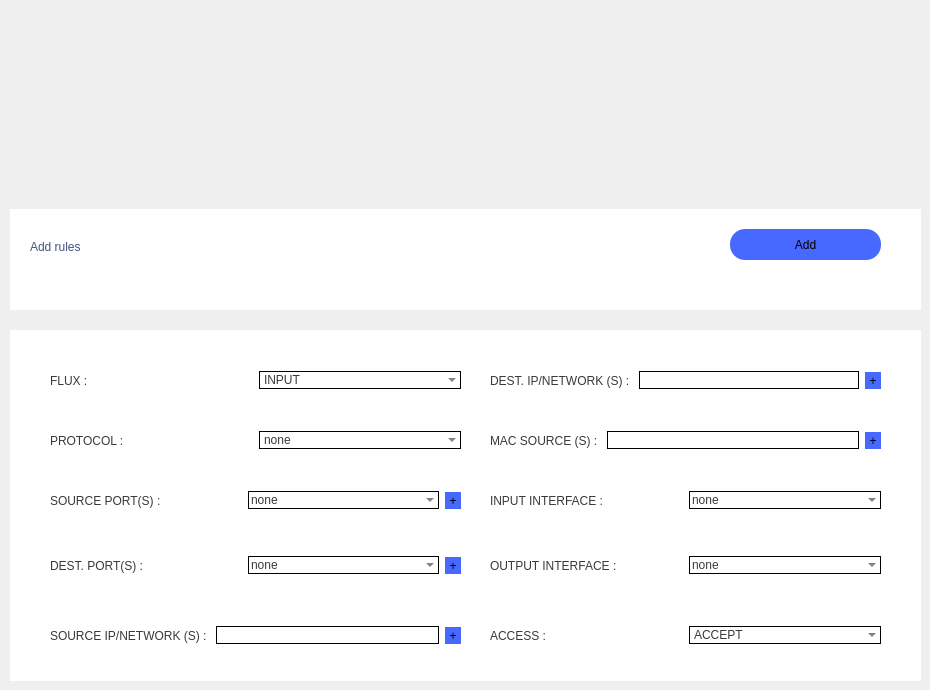
    <widget class="QWidget" name="New">
     <widget class="QWidget" name="Container" native="true">
      <property name="geometry">
       <rect>
        <x>10</x>
        <y>330</y>
        <width>911</width>
        <height>351</height>
       </rect>
      </property>
      <property name="styleSheet">
       <string notr="true">background-color:white;</string>
      </property>
      <widget class="QWidget" name="horizontalLayoutWidget_12">
       <property name="geometry">
        <rect>
         <x>480</x>
         <y>30</y>
         <width>391</width>
         <height>41</height>
        </rect>
       </property>
       <layout class="QHBoxLayout" name="horizontalLayout_14">
        <item>
         <widget class="QLabel" name="label_16">
          <property name="styleSheet">
           <string notr="true">font: 500 12pt &quot;Segoe UI&quot;;
color: rgb(57, 57, 57);
background:transparent;</string>
          </property>
          <property name="text">
           <string>DEST. IP/NETWORK (S) : </string>
          </property>
         </widget>
        </item>
        <item>
         <widget class="QLineEdit" name="dInp">
          <property name="styleSheet">
           <string notr="true">font: 500 12pt &quot;Segoe UI&quot;;
color: rgb(57, 57, 57);
background:transparent;
border:1px solid black;</string>
          </property>
         </widget>
        </item>
        <item>
         <widget class="QToolButton" name="dB">
          <property name="styleSheet">
           <string notr="true">border-radius:15px;
border:0px;
background-color: rgb(71, 105, 255);</string>
          </property>
          <property name="text">
           <string>+</string>
          </property>
         </widget>
        </item>
       </layout>
      </widget>
      <widget class="QWidget" name="horizontalLayoutWidget_13">
       <property name="geometry">
        <rect>
         <x>40</x>
         <y>150</y>
         <width>411</width>
         <height>41</height>
        </rect>
       </property>
       <layout class="QHBoxLayout" name="horizontalLayout_15">
        <item>
         <widget class="QLabel" name="label_22">
          <property name="styleSheet">
           <string notr="true">font: 500 12pt &quot;Segoe UI&quot;;
color: rgb(57, 57, 57);
background:transparent;</string>
          </property>
          <property name="text">
           <string>SOURCE PORT(S) :</string>
          </property>
         </widget>
        </item>
        <item>
         <widget class="QComboBox" name="sportInp">
          <property name="styleSheet">
           <string notr="true">font: 500 12pt &quot;Segoe UI&quot;;
color: rgb(57, 57, 57);
background:transparent;
border:1px solid black;</string>
          </property>
          <property name="editable">
           <bool>true</bool>
          </property>
          <property name="duplicatesEnabled">
           <bool>true</bool>
          </property>
          <item>
           <property name="text">
            <string>none</string>
           </property>
          </item>
         </widget>
        </item>
        <item>
         <widget class="QToolButton" name="sportB">
          <property name="styleSheet">
           <string notr="true">border-radius:15px;
border:0px;
background-color: rgb(71, 105, 255);</string>
          </property>
          <property name="text">
           <string>+</string>
          </property>
         </widget>
        </item>
       </layout>
      </widget>
      <widget class="QWidget" name="horizontalLayoutWidget_14">
       <property name="geometry">
        <rect>
         <x>40</x>
         <y>30</y>
         <width>411</width>
         <height>41</height>
        </rect>
       </property>
       <layout class="QHBoxLayout" name="horizontalLayout_16">
        <item>
         <widget class="QLabel" name="label_20">
          <property name="styleSheet">
           <string notr="true">font: 500 12pt &quot;Segoe UI&quot;;
color: rgb(57, 57, 57);
background:transparent;</string>
          </property>
          <property name="text">
           <string>FLUX :</string>
          </property>
         </widget>
        </item>
        <item>
         <widget class="QComboBox" name="addFlux">
          <property name="styleSheet">
           <string notr="true">font: 500 12pt &quot;Segoe UI&quot;;
color: rgb(57, 57, 57);
background:transparent;
border:1px solid black;</string>
          </property>
          <item>
           <property name="text">
            <string>INPUT</string>
           </property>
          </item>
          <item>
           <property name="text">
            <string>FORWARD</string>
           </property>
          </item>
          <item>
           <property name="text">
            <string>OUTPUT</string>
           </property>
          </item>
         </widget>
        </item>
       </layout>
      </widget>
      <widget class="QWidget" name="horizontalLayoutWidget_15">
       <property name="geometry">
        <rect>
         <x>480</x>
         <y>90</y>
         <width>391</width>
         <height>41</height>
        </rect>
       </property>
       <layout class="QHBoxLayout" name="horizontalLayout_17">
        <item>
         <widget class="QLabel" name="label_19">
          <property name="styleSheet">
           <string notr="true">font: 500 12pt &quot;Segoe UI&quot;;
color: rgb(57, 57, 57);
background:transparent;</string>
          </property>
          <property name="text">
           <string>MAC SOURCE (S) : </string>
          </property>
         </widget>
        </item>
        <item>
         <widget class="QLineEdit" name="macInp">
          <property name="styleSheet">
           <string notr="true">font: 500 12pt &quot;Segoe UI&quot;;
color: rgb(57, 57, 57);
background:transparent;
border:1px solid black;</string>
          </property>
         </widget>
        </item>
        <item>
         <widget class="QToolButton" name="macB">
          <property name="styleSheet">
           <string notr="true">border-radius:15px;
border:0px;
background-color: rgb(71, 105, 255);</string>
          </property>
          <property name="text">
           <string>+</string>
          </property>
         </widget>
        </item>
       </layout>
      </widget>
      <widget class="QWidget" name="horizontalLayoutWidget_16">
       <property name="geometry">
        <rect>
         <x>480</x>
         <y>280</y>
         <width>391</width>
         <height>51</height>
        </rect>
       </property>
       <layout class="QHBoxLayout" name="horizontalLayout_18">
        <item>
         <widget class="QLabel" name="label_17">
          <property name="styleSheet">
           <string notr="true">font: 500 12pt &quot;Segoe UI&quot;;
color: rgb(57, 57, 57);
background:transparent;</string>
          </property>
          <property name="text">
           <string>ACCESS : </string>
          </property>
         </widget>
        </item>
        <item>
         <widget class="QComboBox" name="policyInput">
          <property name="styleSheet">
           <string notr="true">font: 500 12pt &quot;Segoe UI&quot;;
color: rgb(57, 57, 57);
background:transparent;
border:1px solid black;</string>
          </property>
          <property name="editable">
           <bool>false</bool>
          </property>
          <item>
           <property name="text">
            <string>ACCEPT</string>
           </property>
          </item>
          <item>
           <property name="text">
            <string>DROP</string>
           </property>
          </item>
          <item>
           <property name="text">
            <string>REJECT</string>
           </property>
          </item>
         </widget>
        </item>
       </layout>
      </widget>
      <widget class="QWidget" name="horizontalLayoutWidget_17">
       <property name="geometry">
        <rect>
         <x>40</x>
         <y>280</y>
         <width>411</width>
         <height>51</height>
        </rect>
       </property>
       <layout class="QHBoxLayout" name="horizontalLayout_19">
        <item>
         <widget class="QLabel" name="label_13">
          <property name="styleSheet">
           <string notr="true">font: 500 12pt &quot;Segoe UI&quot;;
color: rgb(57, 57, 57);
background:transparent;</string>
          </property>
          <property name="text">
           <string>SOURCE IP/NETWORK (S) : </string>
          </property>
         </widget>
        </item>
        <item>
         <widget class="QLineEdit" name="sInp">
          <property name="styleSheet">
           <string notr="true">font: 500 12pt &quot;Segoe UI&quot;;
color: rgb(57, 57, 57);
background:transparent;
border:1px solid black;</string>
          </property>
         </widget>
        </item>
        <item>
         <widget class="QToolButton" name="sB">
          <property name="styleSheet">
           <string notr="true">border-radius:15px;
border:0px;
background-color: rgb(71, 105, 255);</string>
          </property>
          <property name="text">
           <string>+</string>
          </property>
         </widget>
        </item>
       </layout>
      </widget>
      <widget class="QWidget" name="horizontalLayoutWidget_18">
       <property name="geometry">
        <rect>
         <x>480</x>
         <y>150</y>
         <width>391</width>
         <height>41</height>
        </rect>
       </property>
       <layout class="QHBoxLayout" name="horizontalLayout_20">
        <item>
         <widget class="QLabel" name="label_28">
          <property name="styleSheet">
           <string notr="true">font: 500 12pt &quot;Segoe UI&quot;;
color: rgb(57, 57, 57);
background:transparent;</string>
          </property>
          <property name="text">
           <string>INPUT INTERFACE : </string>
          </property>
         </widget>
        </item>
        <item>
         <widget class="QComboBox" name="iInp">
          <property name="styleSheet">
           <string notr="true">font: 500 12pt &quot;Segoe UI&quot;;
color: rgb(57, 57, 57);
background:transparent;
border:1px solid black;</string>
          </property>
          <property name="editable">
           <bool>true</bool>
          </property>
          <property name="duplicatesEnabled">
           <bool>true</bool>
          </property>
          <item>
           <property name="text">
            <string>none</string>
           </property>
          </item>
         </widget>
        </item>
       </layout>
      </widget>
      <widget class="QWidget" name="horizontalLayoutWidget_19">
       <property name="geometry">
        <rect>
         <x>40</x>
         <y>90</y>
         <width>411</width>
         <height>41</height>
        </rect>
       </property>
       <layout class="QHBoxLayout" name="horizontalLayout_21">
        <item>
         <widget class="QLabel" name="label_14">
          <property name="styleSheet">
           <string notr="true">font: 500 12pt &quot;Segoe UI&quot;;
color: rgb(57, 57, 57);
background:transparent;</string>
          </property>
          <property name="text">
           <string>PROTOCOL :</string>
          </property>
         </widget>
        </item>
        <item>
         <widget class="QComboBox" name="addProtocol">
          <property name="styleSheet">
           <string notr="true">font: 500 12pt &quot;Segoe UI&quot;;
color: rgb(57, 57, 57);
background:transparent;
border:1px solid black;</string>
          </property>
          <item>
           <property name="text">
            <string>none</string>
           </property>
          </item>
          <item>
           <property name="text">
            <string>TCP</string>
           </property>
          </item>
          <item>
           <property name="text">
            <string>UDP</string>
           </property>
          </item>
          <item>
           <property name="text">
            <string>ICMP</string>
           </property>
          </item>
         </widget>
        </item>
       </layout>
      </widget>
      <widget class="QWidget" name="horizontalLayoutWidget_20">
       <property name="geometry">
        <rect>
         <x>480</x>
         <y>210</y>
         <width>391</width>
         <height>51</height>
        </rect>
       </property>
       <layout class="QHBoxLayout" name="horizontalLayout_22">
        <item>
         <widget class="QLabel" name="label_21">
          <property name="styleSheet">
           <string notr="true">font: 500 12pt &quot;Segoe UI&quot;;
color: rgb(57, 57, 57);
background:transparent;</string>
          </property>
          <property name="text">
           <string>OUTPUT INTERFACE : </string>
          </property>
         </widget>
        </item>
        <item>
         <widget class="QComboBox" name="oInp">
          <property name="styleSheet">
           <string notr="true">font: 500 12pt &quot;Segoe UI&quot;;
color: rgb(57, 57, 57);
background:transparent;
border:1px solid black;</string>
          </property>
          <property name="editable">
           <bool>true</bool>
          </property>
          <property name="duplicatesEnabled">
           <bool>true</bool>
          </property>
          <item>
           <property name="text">
            <string>none</string>
           </property>
          </item>
         </widget>
        </item>
       </layout>
      </widget>
      <widget class="QWidget" name="horizontalLayoutWidget_21">
       <property name="geometry">
        <rect>
         <x>40</x>
         <y>210</y>
         <width>411</width>
         <height>51</height>
        </rect>
       </property>
       <layout class="QHBoxLayout" name="horizontalLayout_23">
        <item>
         <widget class="QLabel" name="label_18">
          <property name="styleSheet">
           <string notr="true">font: 500 12pt &quot;Segoe UI&quot;;
color: rgb(57, 57, 57);
background:transparent;</string>
          </property>
          <property name="text">
           <string>DEST. PORT(S) :</string>
          </property>
         </widget>
        </item>
        <item>
         <widget class="QComboBox" name="dportInp">
          <property name="styleSheet">
           <string notr="true">font: 500 12pt &quot;Segoe UI&quot;;
color: rgb(57, 57, 57);
background:transparent;
border:1px solid black;</string>
          </property>
          <property name="editable">
           <bool>true</bool>
          </property>
          <property name="duplicatesEnabled">
           <bool>true</bool>
          </property>
          <item>
           <property name="text">
            <string>none</string>
           </property>
          </item>
         </widget>
        </item>
        <item>
         <widget class="QToolButton" name="dportB">
          <property name="styleSheet">
           <string notr="true">border-radius:15px;
border:0px;
background-color: rgb(71, 105, 255);</string>
          </property>
          <property name="text">
           <string>+</string>
          </property>
         </widget>
        </item>
       </layout>
      </widget>
     </widget>
     <widget class="QWidget" name="widget_9" native="true">
      <property name="geometry">
       <rect>
        <x>10</x>
        <y>209</y>
        <width>911</width>
        <height>101</height>
       </rect>
      </property>
      <property name="styleSheet">
       <string notr="true">background-color:white;</string>
      </property>
      <widget class="QPushButton" name="ajoutRegle">
       <property name="geometry">
        <rect>
         <x>720</x>
         <y>20</y>
         <width>151</width>
         <height>31</height>
        </rect>
       </property>
       <property name="styleSheet">
        <string notr="true">border-radius:15px;
border:0px;
background-color: rgb(71, 105, 255);</string>
       </property>
       <property name="text">
        <string>Add</string>
       </property>
      </widget>
      <widget class="QLabel" name="titre">
       <property name="geometry">
        <rect>
         <x>20</x>
         <y>30</y>
         <width>301</width>
         <height>16</height>
        </rect>
       </property>
       <property name="styleSheet">
        <string notr="true">font: 700 10pt &quot;Segoe UI&quot;;
font: 12pt &quot;Segoe UI&quot;;
color: rgb(67, 81, 127);
</string>
       </property>
       <property name="text">
        <string>Add rules</string>
       </property>
      </widget>
     </widget>
     <widget class="QWidget" name="widget_10" native="true">
      <property name="geometry">
       <rect>
        <x>380</x>
        <y>110</y>
        <width>171</width>
        <height>121</height>
       </rect>
      </property>
      <property name="styleSheet">
       <string notr="true">background-size: cover;
background-image:url(firewall.png);
border-radius:45px;</string>
      </property>
     </widget>
    </widget>
